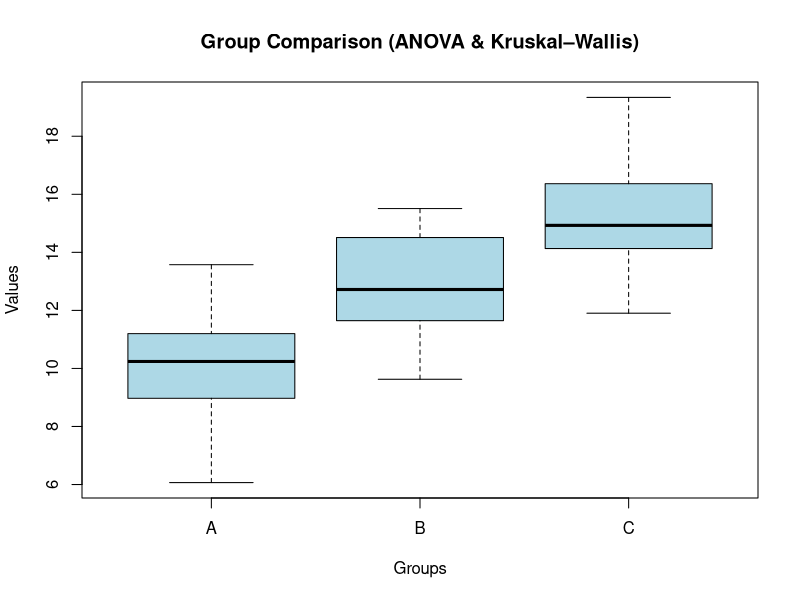

Reproduce this figure in R.
# Sample data
set.seed(123)
group <- factor(rep(c("A", "B", "C"), each = 20))
values <- c(rnorm(20, 10, 2),
 rnorm(20, 13, 2),
 rnorm(20, 15, 2))
# ---- ONE PLOT ----
boxplot(values ~ group,
 col = "lightblue",
 main = "Group Comparison (ANOVA & Kruskal–Wallis)",
 xlab = "Groups",
 ylab = "Values")
# ---- ANOVA ----
anova_model <- aov(values ~ group)
cat("\n--- ANOVA Result ---\n")
print(summary(anova_model))
# ---- Kruskal-Wallis Test ----
kw_result <- kruskal.test(values ~ group)
cat("\n--- Kruskal–Wallis Result ---\n")
print(kw_result)
